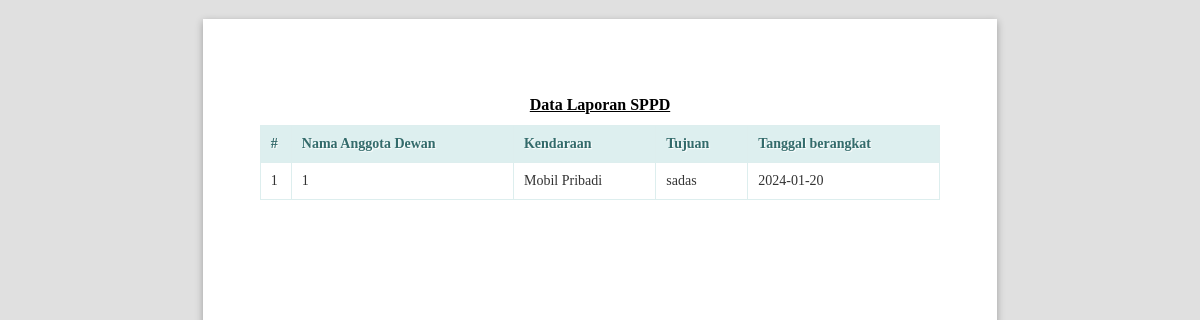
Screenshot of /public/sppd/lihatlaporan (signed in) with the database file from the repository.
### tables this page shows
CREATE TABLE `tb_sppd` (
  `id` int NOT NULL,
  `nama_anggota_dewan_id` int NOT NULL,
  `jangka_waktu` date NOT NULL,
  `jenis_transportasi` varchar(50) NOT NULL,
  `judul_kegiatan` varchar(50) NOT NULL,
  `jumlah_anggaran` varchar(50) NOT NULL,
  `nomor_lampiran` varchar(50) NOT NULL,
  `nomor_rekening` varchar(50) NOT NULL,
  `tanggal_berangkat` date NOT NULL,
  `tanggal_pulang` date NOT NULL,
  `tempat_berangkat` varchar(50) NOT NULL,
  `tempat_tujuan` varchar(50) NOT NULL,
  `total_relisasi_anggaran` varchar(50) NOT NULL
);

### app/core/Controller.php (called while the page is built, shortened)
<?php
class Controller
{
    public function view($view, $data = [])
    {
        require_once '../app/views/' . $view . '.php';
    }
    public function model($model)
    {
        return new $model;
    }
}

### app/controllers/Sppd.php (called while the page is built, shortened)
<?php
class Sppd extends Controller
{
    public function lihatlaporan()
    {
        $data['title'] = 'Data Laporan SPPD';
        $data['tb_sppd'] = $this->model('SppdModel')->getAllSppd();
        $this->view('sppd/lihatlaporan', $data);
    }
}

### app/core/App.php (called while the page is built, shortened)
<?php
class App
{
    protected $method = 'index';
    protected $params = [];
    public function __construct()
    {
        $url = $this->parseURL();
        if (is_array($url) && isset($url[0]) && file_exists('../app/controllers/' . $url[0] . '.php')) {
            unset($url[0]);
        }
        $this->controller = new $this->controller;
        if (isset($url[1])) {
            if (method_exists($this->controller, $url[1])) {
                $this->method = $url[1];
            }
        }
        call_user_func_array([$this->controller, $this->method], $this->params);
    }
    public function parseURL()
    {
        if (isset($_GET['url'])) {
            $url = rtrim($_GET['url'], '/');
            $url = filter_var($url, FILTER_SANITIZE_URL);
            $url = explode('/', $url);
            return $url;
        }
    }
}

### public/index.php (called while the page is built, shortened)
<?php
$app = new App;

### app/core/Database.php (called while the page is built, shortened)
<?php
class Database
{
    private $host = DB_HOST;
    private $user = DB_USER;
    private $pass = DB_PASS;
    private $dbnm = DB_NAME;
    private $dbh;
    private $stmt;
    public function __construct()
    {
        $dsn = 'mysql:host=' . $this->host . ';dbname=' . $this->dbnm;
        $option = [
            PDO::ATTR_PERSISTENT => true,
            PDO::ATTR_ERRMODE => PDO::ERRMODE_EXCEPTION
        ];
        try {
            $this->dbh = new PDO($dsn, $this->user, $this->pass, $option);
        } catch (PDOException $e) {
            die($e->getMessage());
        }
    }
    public function query($query)
    {
        $this->stmt = $this->dbh->prepare($query);
    }
    public function execute()
    {
        $this->stmt->execute();
    }
    public function resultSet()
    {
        $this->execute();
        return $this->stmt->fetchAll(PDO::FETCH_ASSOC);
    }
}

### app/models/SppdModel.php (called while the page is built, shortened)
<?php
class SppdModel
{
    private $table = 'tb_sppd';
    private $db;
    public function __construct()
    {
        $this->db = new Database;
    }
    public function getAllSppd()
    {
        $this->db->query('SELECT tb_sppd.*, tb_anggota_dewan.nama_anggota_dewan FROM ' . $this->table . ' JOIN tb_anggota_dewan ON tb_anggota_dewan.id = tb_sppd.nama_anggota_dewan_id');
        return $this->db->resultSet();
    }
}

### app/views/sppd/lihatlaporan.php (the view, shortened to what this page needs)
<!DOCTYPE html>
<html lang="en">
<head>
    <link rel="stylesheet" href="<?= base_url ?>/dist/js/normalize.min.css">
    <link rel="stylesheet" href="<?= base_url ?>/dist/css/paper.css">
</head>
<body class="A4 potrait">
    <section class="sheet padding-15mm">
        <h1 class="center" style="text-decoration: underline;margin-top: 20px;"><?= $data['title'] ?></h1>
        <table class="table">
            <thead>
                <tr>
                    <th style="width: 10px">#</th>
                    <th>Nama Anggota Dewan</th>
                    <th>Kendaraan</th>
                    <th>Tujuan</th>
                    <th>Tanggal berangkat</th>
                </tr>
            </thead>
            <tbody>
                <?php $no = 1; ?>
                <?php foreach ($data['tb_sppd'] as $row) : ?>
                    <tr>
                        <td><?= $no; ?></td>
                        <td>
                            <div class="badge badge-warning"><?= $row['nama_anggota_dewan_id']; ?></div>
                        </td>
                        <td><?= $row['jenis_transportasi']; ?></td>
                        <td><?= $row['tempat_tujuan']; ?></td>
                        <td><?= $row['tanggal_berangkat']; ?></td>
                    </tr>
                <?php $no++;
                endforeach; ?>
            </tbody>
        </table>
    </section>
</body>
</html>

### app/views/sppd/lihatlaporan.php (style rules this page uses)
.center { margin-right: auto; margin-left: auto; text-align: center; }
h1 { font-size: 16px; }
* { font-family: Calibri; font-size: 14px; }
.table { border: solid 1px #DDEEEE; border-collapse: collapse; border-spacing: 0; font: normal 13px Arial, sans-serif; width: 100%; }
.table thead th { background-color: #DDEFEF; border: solid 1px #DDEEEE; color: #336B6B; padding: 10px; text-align: left; text-shadow: 1px 1px 1px #fff; }
.table tbody td { border: solid 1px #DDEEEE; color: #333; padding: 10px; text-shadow: 1px 1px 1px #fff; }

### rows the page displays
tb_sppd: nama_anggota_dewan "1", jenis_transportasi "Mobil Pribadi", tempat_tujuan "sadas", tanggal_berangkat "2024-01-20"

### other values shown
$data['title'] "Data Laporan SPPD"
